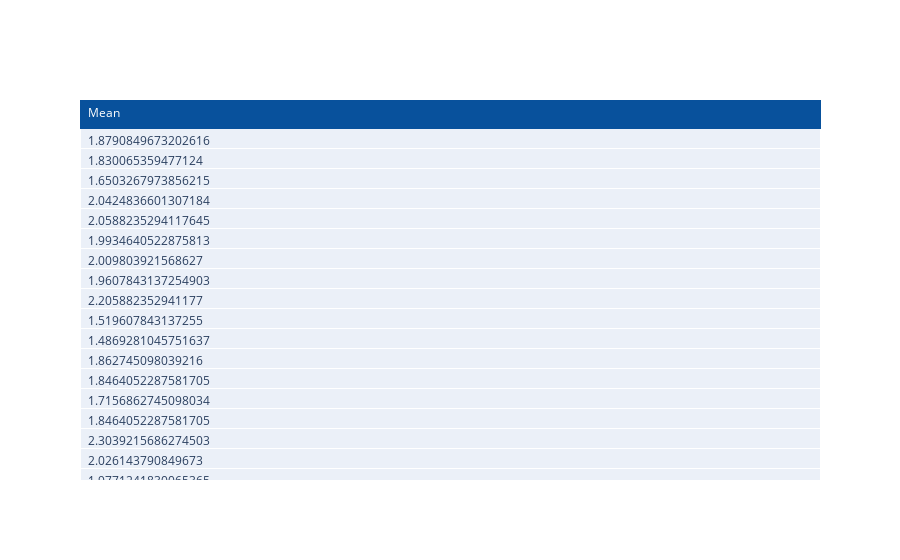

Source (notebook cell):
### Code cell
df_mean1 = pd.read_csv("UHI_summer Mean T.csv")
df_mean = list(df_mean1.loc[:,'Mean'])

fig = go.Figure(data=[go.Table(
    header=dict(values=['Mean'],
                line_color='rgb(8, 81, 156)', fill_color='rgb(8, 81, 156)', font=dict(color='white'),
                align='left'),
    cells=dict(values=[df_mean1.Mean],
               align='left'))
])
fig.show()

### Figure 1 — Plotly figure (JSON) as saved in the notebook; plotly's stock layout.template omitted (floating-point values rounded to 4 significant figures)
{"data": [{"cells": {"align": "left", "values": [[1.879, 1.83, 1.65, 2.042, 2.059, 1.993, 2.01, 1.961, 2.206, 1.52, 1.487, 1.863, 1.846, 1.716, 1.846, 2.304, 2.026, 1.977, 1.977, 1.879, 2.059, 2.239, 1.846, 2.386, 1.977, 2.059, 2.075, 1.667, 1.977, 1.944, 2.173, 2.059, 2.141, 2.484, 1.814, 1.944, 2.108, 2.222, 1.977, 2.32, 1.797, 2.239, 2.435, 1.993, 1.797, 1.961, 1.977, 2.598, 2.042, 2.157, 1.732, 1.928, 1.732, 2.092, 1.977, 1.765, 2.042, 1.716, 1.928, 1.667, 1.846, 2.173, 2.01, 1.65, 1.977, 1.732, 1.422, 1.585, 1.83, 2.141, 2.141, 2.19, 2.157, 1.337, 1.552, 1.193, 1.781, 2.157, 1.863, 1.83, 1.846, 1.863, 1.993, 1.961, 2.304, 2.431, 1.961, 1.879, 1.748, 1.944, 1.806, 2.292]]}, "header": {"align": "left", "fill": {"color": "rgb(8, 81, 156)"}, "font": {"color": "white"}, "line": {"color": "rgb(8, 81, 156)"}, "values": ["Mean"]}, "type": "table"}], "layout": {}}
